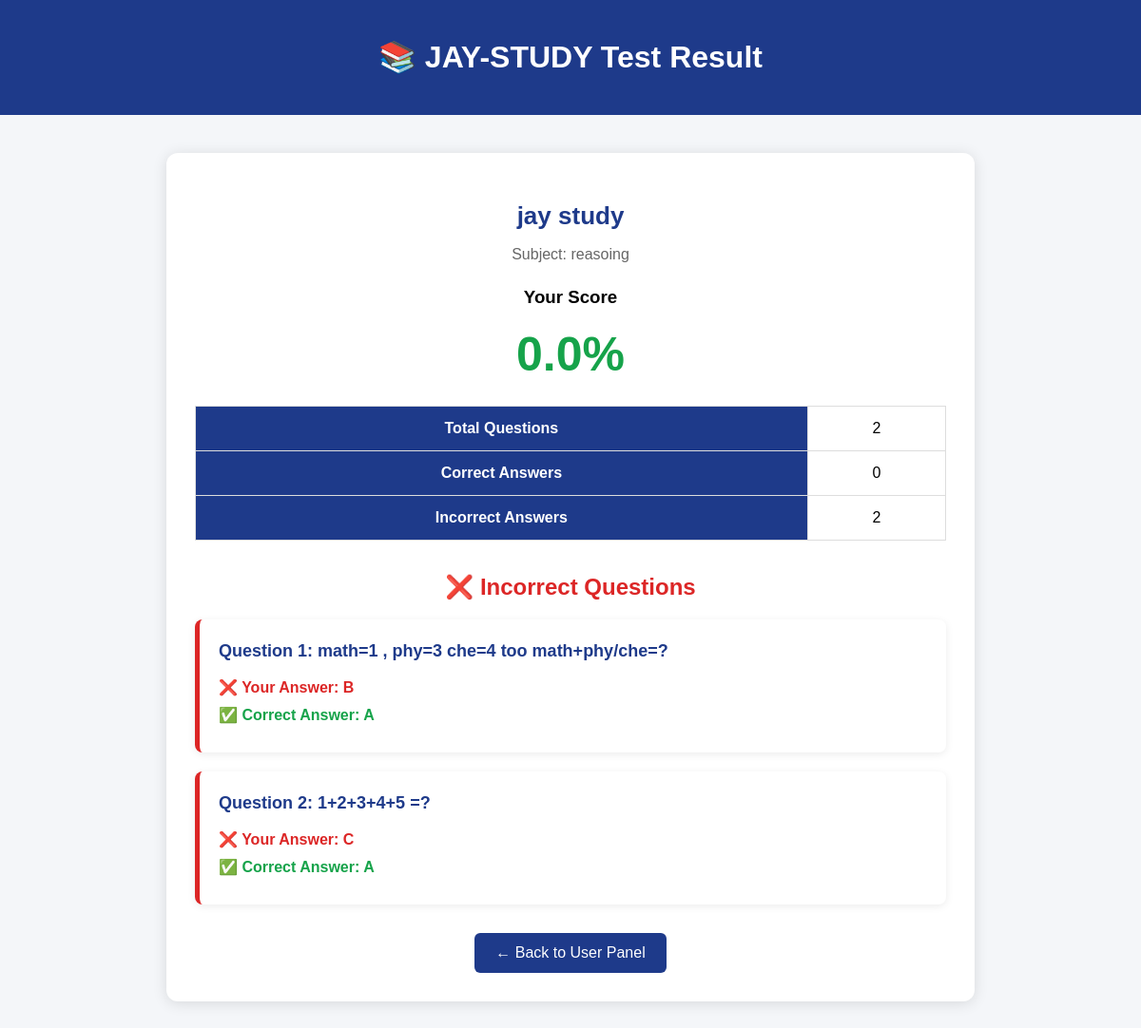
The app's page /test-result/5 (signed in) with its own data.
### tables this page shows
CREATE TABLE tests (
            id INTEGER PRIMARY KEY AUTOINCREMENT,
            title TEXT NOT NULL,
            subject TEXT NOT NULL,
            created_at TIMESTAMP DEFAULT CURRENT_TIMESTAMP
        );

CREATE TABLE test_results (
            id INTEGER PRIMARY KEY AUTOINCREMENT,
            test_id INTEGER NOT NULL,
            username TEXT NOT NULL,
            total_questions INTEGER NOT NULL,
            correct_answers INTEGER NOT NULL,
            wrong_answers INTEGER NOT NULL,
            percentage REAL NOT NULL,
            submitted_at TIMESTAMP DEFAULT CURRENT_TIMESTAMP
        );

CREATE TABLE test_answer_details (
            id INTEGER PRIMARY KEY AUTOINCREMENT,
            result_id INTEGER NOT NULL,
            question_id INTEGER NOT NULL,
            question TEXT NOT NULL,
            selected_answer TEXT,
            correct_answer TEXT NOT NULL,
            is_correct INTEGER NOT NULL
        );

### app.py (the view)
@app.route("/test-result/<int:id>")
def test_result(id):
    if "user" not in session and "admin" not in session:
        return redirect(url_for("login"))
    conn = get_db_connection()
    result = conn.execute("""
        SELECT
            test_results.*,
            tests.title,
            tests.subject
        FROM test_results
        JOIN tests
        ON test_results.test_id = tests.id
        WHERE test_results.id = ?
    """, (id,)).fetchone()
    if result is None:
        conn.close()
        return "Result Not Found!"
    if "user" in session and result["username"] != session["user"]:
        conn.close()
        return "You are not allowed to view this result!"
    wrong_questions = conn.execute("""
        SELECT *
        FROM test_answer_details
        WHERE result_id = ?
        AND is_correct = 0
        ORDER BY id ASC
    """, (id,)).fetchall()
    conn.close()
    return render_template(
        "test_result.html",
        result=result,
        wrong_questions=wrong_questions
    )

### app.py (called while the page is built)
def get_db_connection():
    conn = sqlite3.connect(DATABASE)
    conn.row_factory = sqlite3.Row
    return conn

### templates/test_result.html (shortened to what this page needs)
<!DOCTYPE html>
<html lang="en">
<head>
</head>
<body>
    <div class="header">
        <h1>📚 JAY-STUDY Test Result</h1>
    </div>
    <div class="container">
        <div class="result-card">
            <h2 class="test-title">
                {{ result.title }}
            </h2>
            <p class="subject">
                Subject: {{ result.subject }}
            </p>
            <h3>Your Score</h3>
            <div class="percentage">
                {{ result.percentage }}%
            </div>
            <table class="result-table">
                <tr>
                    <th>Total Questions</th>
                    <td>{{ result.total_questions }}</td>
                </tr>
                <tr>
                    <th>Correct Answers</th>
                    <td>{{ result.correct_answers }}</td>
                </tr>
                <tr>
                    <th>Incorrect Answers</th>
                    <td>{{ result.wrong_answers }}</td>
                </tr>
            </table>
            {% if wrong_questions %}
            <div class="wrong-section">
                <h2>❌ Incorrect Questions</h2>
                {% for item in wrong_questions %}
                <div class="wrong-card">
                    <div class="wrong-question">
                        Question {{ loop.index }}:
                        {{ item.question }}
                    </div>
                    <div class="your-answer">
                        ❌ Your Answer:
                        {{ item.selected_answer if item.selected_answer else "Not Answered" }}
                    </div>
                    <div class="correct-answer">
                        ✅ Correct Answer:
                        {{ item.correct_answer }}
                    </div>
                </div>
                {% endfor %}
            </div>
            {% else %}
            <div class="all-correct">
                🎉 Excellent! You answered all questions correctly!
            </div>
            {% endif %}
            <a href="{{ url_for('user_panel') }}"
               class="back-btn">
                ← Back to User Panel
            </a>
        </div>
    </div>
</body>
</html>

### templates/test_result.html (style rules this page uses)
* { box-sizing: border-box; }
body { margin: 0; font-family: Arial, sans-serif; background: #f4f6f9; }
.header { background: #1e3a8a; color: white; padding: 20px; text-align: center; }
.container { width: 90%; max-width: 850px; margin: 40px auto; }
.result-card { background: white; padding: 30px; border-radius: 12px; box-shadow: 0 2px 15px rgba(0,0,0,0.12); text-align: center; }
.test-title { color: #1e3a8a; font-size: 26px; margin-bottom: 5px; }
.subject { color: #666; margin-bottom: 25px; }
.percentage { font-size: 50px; font-weight: bold; color: #16a34a; margin: 20px 0; }
.result-table { width: 100%; border-collapse: collapse; margin-top: 25px; }
.result-table th, .result-table td { padding: 14px; border: 1px solid #ddd; }
.result-table th { background: #1e3a8a; color: white; }
.wrong-section { margin-top: 35px; text-align: left; }
.wrong-section h2 { color: #dc2626; text-align: center; }
.wrong-card { background: white; border-left: 5px solid #dc2626; padding: 20px; margin-top: 20px; border-radius: 8px; box-shadow: 0 2px 8px rgba(0,0,0,0.08); }
.wrong-question { font-size: 18px; font-weight: bold; color: #1e3a8a; margin-bottom: 15px; line-height: 1.5; }
.your-answer { color: #dc2626; font-weight: bold; margin: 10px 0; }
.correct-answer { color: #16a34a; font-weight: bold; margin: 10px 0; }
.back-btn { display: inline-block; margin-top: 30px; padding: 12px 22px; background: #1e3a8a; color: white; text-decoration: none; border-radius: 6px; }

### records on screen
tests: title "jay study", subject "reasoing"
test_results: percentage "0.0", total_questions "2", correct_answers "0", wrong_answers "2"
test_answer_details: question "math=1 , phy=3 che=4 too math+phy/che=?", selected_answer "B", correct_answer "A"
test_answer_details: question "1+2+3+4+5 =?", selected_answer "C", correct_answer "A"
